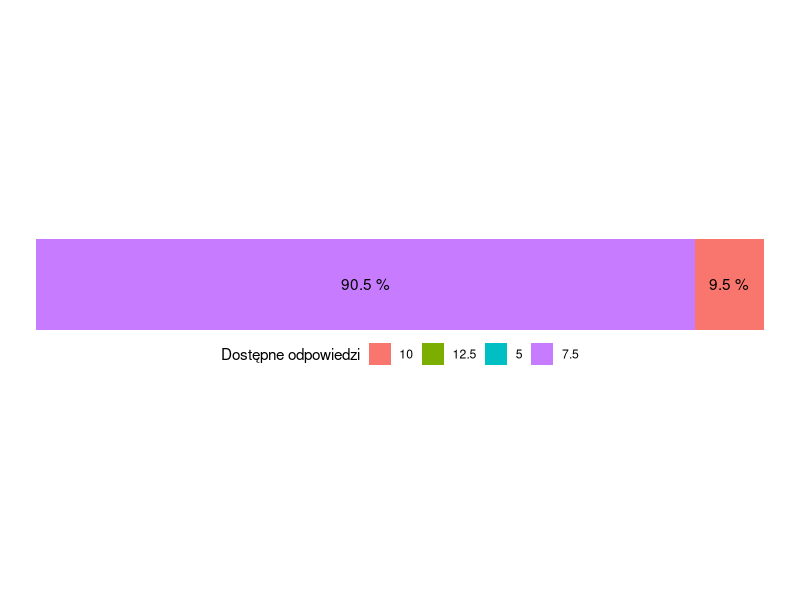
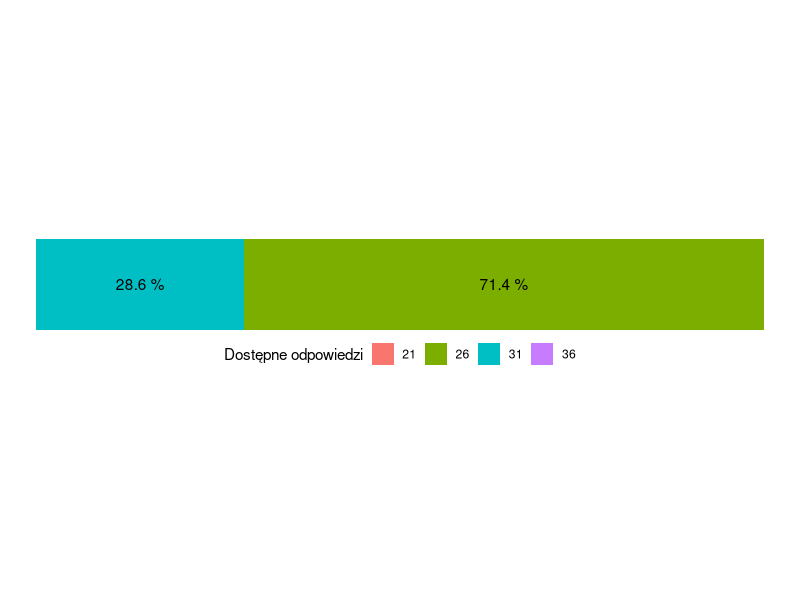
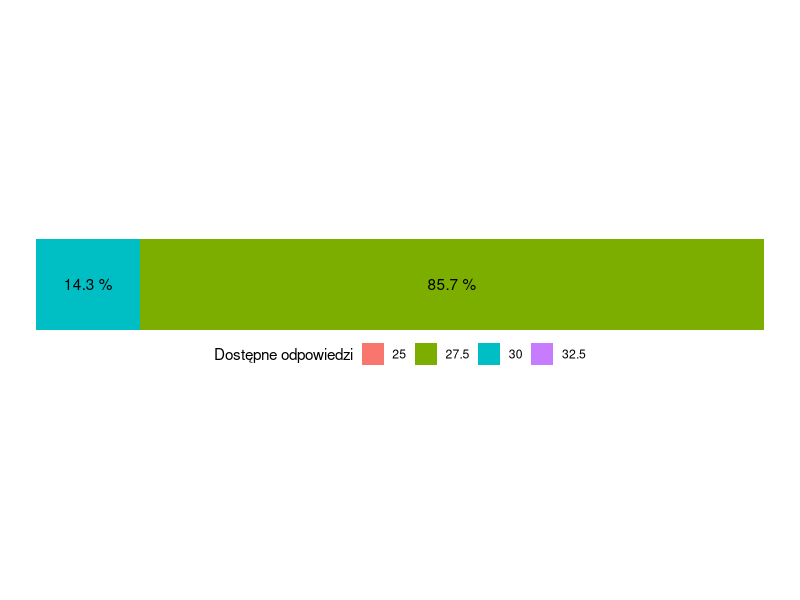
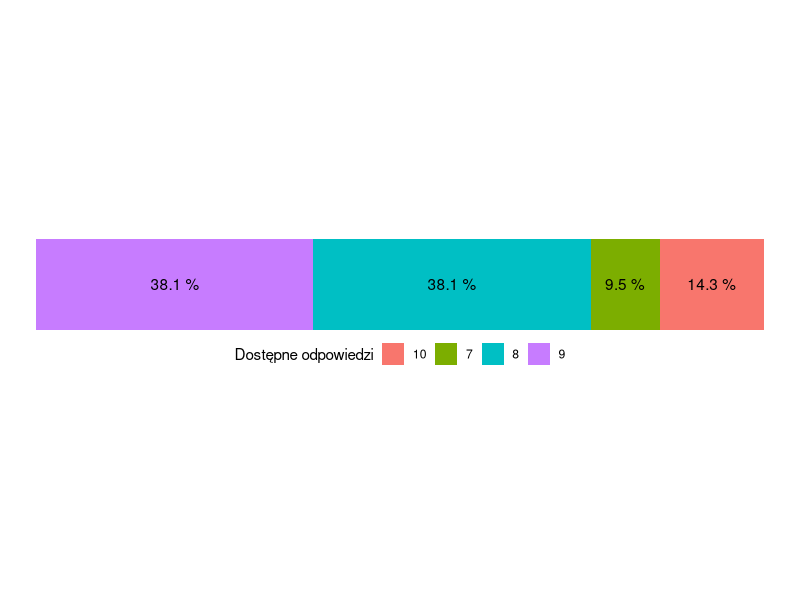

Write the R code that produced these figures, in order.
## ---- chunk 1
library(ggplot2)

d <- data.frame(as = c(0,90.5,9.5,0), labels = c("5", "7.5", "10", "12.5"))
ggplot(d, aes(x = 0, y = as, fill = labels)) +
  geom_bar(stat="identity") + 
  coord_flip() +
  theme_void() +
  theme(aspect.ratio = 1/8, legend.position="bottom") +
  scale_fill_discrete(name = "Dostępne odpowiedzi") + 
  geom_text(data = d[c(2,3),], aes(label = paste(as, "%" )), position = position_stack(vjust = .5))


## ---- chunk 2
library(ggplot2)

d <- data.frame(as = c(0,71.4,28.6,0), labels = c("21", "26", "31", "36"))
ggplot(d, aes(x = 0, y = as, fill = labels)) +
  geom_bar(stat="identity") + 
  coord_flip() +
  theme_void() +
  theme(aspect.ratio = 1/8, legend.position="bottom") +
  scale_fill_discrete(name = "Dostępne odpowiedzi") + 
  geom_text(data = d[c(2,3),], aes(label = paste(as, "%" )), position = position_stack(vjust = .5))

## ---- chunk 3
library(ggplot2)

d <- data.frame(as = c(0,85.7,14.3,0), labels = c("25", "27.5", "30", "32.5"))
ggplot(d, aes(x = 0, y = as, fill = labels)) +
  geom_bar(stat="identity") + 
  coord_flip() +
  theme_void() +
  theme(aspect.ratio = 1/8, legend.position="bottom") +
  scale_fill_discrete(name = "Dostępne odpowiedzi") +
  geom_text(data = d[c(2,3),], aes(label = paste(as, "%" )), position = position_stack(vjust = .5))


## ---- chunk 4
library(ggplot2)

d <- data.frame(as = c(9.5,38.1,38.1,14.3), labels = c("7", "8", "9", "10"))
ggplot(d, aes(x = 0, y = as, fill = labels)) +
  geom_bar(stat="identity") + 
  coord_flip() +
  theme_void() +
  theme(aspect.ratio = 1/8, legend.position="bottom") +
  scale_fill_discrete(name = "Dostępne odpowiedzi") + 
  geom_text(aes(label = paste(as, "%" )), position = position_stack(vjust = .5))


